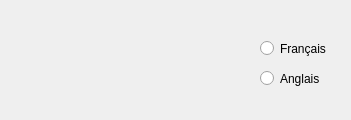
      <widget class="QWidget" name="tab_Langage">
       <attribute name="title">
        <string>Langage</string>
       </attribute>
       <widget class="QRadioButton" name="radioButton_language_French">
        <property name="geometry">
         <rect>
          <x>260</x>
          <y>40</y>
          <width>82</width>
          <height>17</height>
         </rect>
        </property>
        <property name="text">
         <string>Français</string>
        </property>
       </widget>
       <widget class="QRadioButton" name="radioButton_language_English">
        <property name="geometry">
         <rect>
          <x>260</x>
          <y>70</y>
          <width>82</width>
          <height>17</height>
         </rect>
        </property>
        <property name="text">
         <string>Anglais</string>
        </property>
       </widget>
       <widget class="QLabel" name="label_GFX_Arma3_2">
        <property name="geometry">
         <rect>
          <x>220</x>
          <y>40</y>
          <width>31</width>
          <height>21</height>
         </rect>
        </property>
        <property name="text">
         <string notr="true"/>
        </property>
        <property name="pixmap">
         <pixmap resource="ressources.qrc">:/gfx/france.png</pixmap>
        </property>
        <property name="scaledContents">
         <bool>true</bool>
        </property>
       </widget>
       <widget class="QLabel" name="label_GFX_Arma3_3">
        <property name="geometry">
         <rect>
          <x>220</x>
          <y>70</y>
          <width>31</width>
          <height>21</height>
         </rect>
        </property>
        <property name="text">
         <string notr="true"/>
        </property>
        <property name="pixmap">
         <pixmap resource="ressources.qrc">:/gfx/royaumeunis.png</pixmap>
        </property>
        <property name="scaledContents">
         <bool>true</bool>
        </property>
       </widget>
       <widget class="QLabel" name="label_GFX_Langage">
        <property name="geometry">
         <rect>
          <x>30</x>
          <y>10</y>
          <width>101</width>
          <height>101</height>
         </rect>
        </property>
        <property name="text">
         <string notr="true"/>
        </property>
        <property name="pixmap">
         <pixmap resource="ressources.qrc">:/gfx/globe.png</pixmap>
        </property>
        <property name="scaledContents">
         <bool>true</bool>
        </property>
       </widget>
      </widget>
